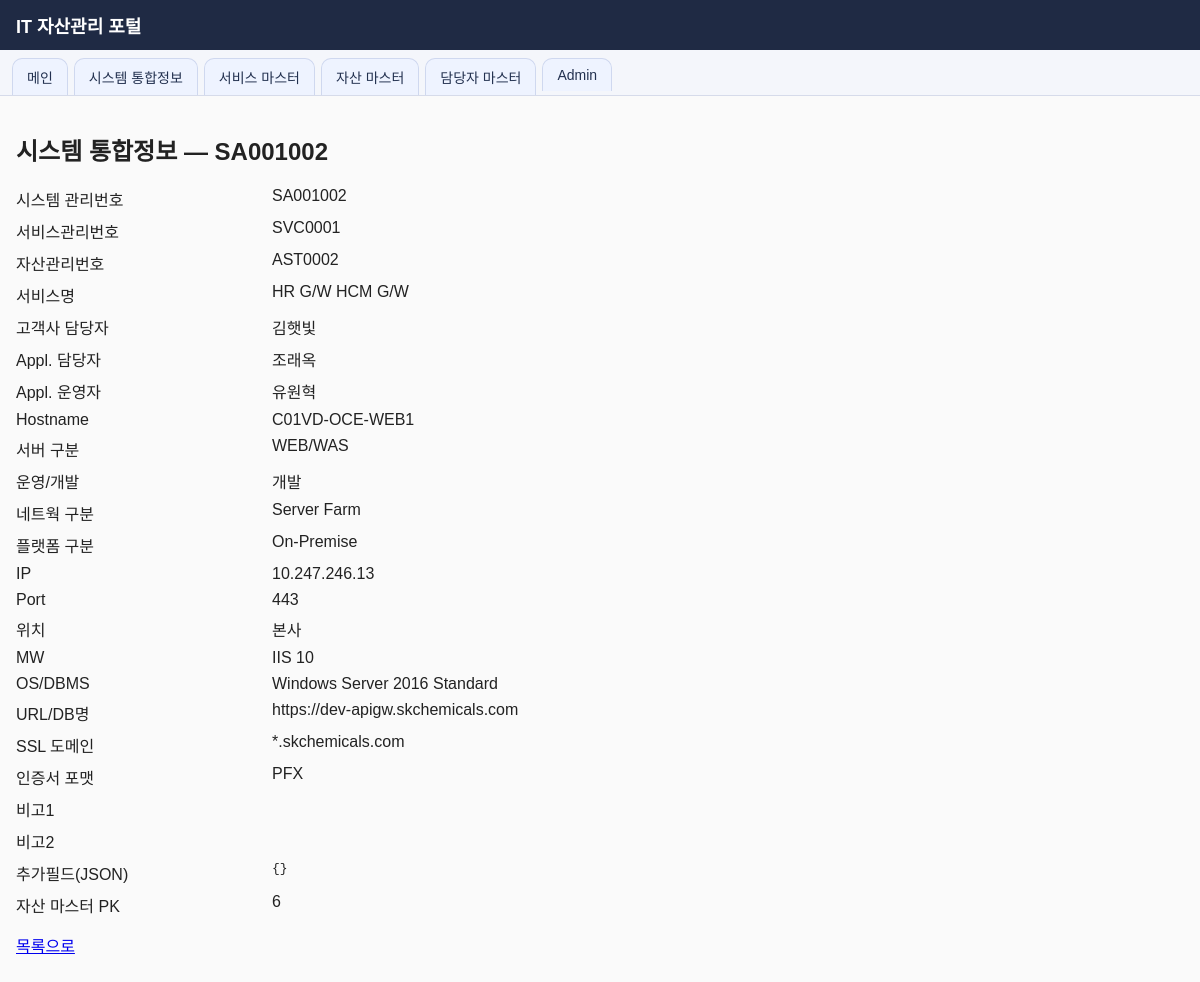
The page /assets/SA001002/ (signed in) on the database its author committed.
### assets/models.py (models this page shows, shortened)
class InfraAsset(models.Model):
    system_mgmt_no = models.CharField(
        "시스템 관리번호",
        max_length=16,
        primary_key=True,
        editable=False,
    )
    service_mgmt_no = models.CharField("서비스관리번호", max_length=20, db_index=True)
    asset_mgmt_no = models.CharField("자산관리번호", max_length=20, db_index=True)
    service_name = models.CharField("서비스명", max_length=200)
    customer_owner_name = models.CharField("고객사 담당자", max_length=100, blank=True)
    appl_owner_name = models.CharField("Appl. 담당자", max_length=100, blank=True)
    partner_operator_name = models.CharField("Appl. 운영자", max_length=100, blank=True)
    hostname = models.CharField("Hostname", max_length=200, blank=True)
    server_type = models.CharField("서버 구분", max_length=100, blank=True)
    operation_dev = models.CharField("운영/개발", max_length=50, blank=True)
    network_zone = models.CharField("네트웍 구분", max_length=100, blank=True)
    platform_type = models.CharField("플랫폼 구분", max_length=100, blank=True)
    ip = models.GenericIPAddressField("IP", null=True, blank=True)
    port = models.CharField("Port", max_length=20, blank=True)
    location = models.CharField("위치", max_length=100, blank=True)
    mw = models.CharField("MW", max_length=100, blank=True)
    os_dbms = models.CharField("OS/DBMS", max_length=200, blank=True)
    url_or_db_name = models.CharField("URL/DB명", max_length=300, blank=True)
    ssl_domain = models.CharField("SSL 도메인", max_length=200, blank=True)
    cert_format = models.CharField("인증서 포맷", max_length=100, blank=True)
    remark1 = models.TextField("비고1", blank=True)
    remark2 = models.TextField("비고2", blank=True)
    extra = models.JSONField("추가필드", default=dict, blank=True)
    component = models.ForeignKey(
        "masters.Component",
        null=True,
        blank=True,
        on_delete=models.SET_NULL,
        related_name="infra_assets",
        verbose_name="자산 마스터",
    )
    class Meta:
        ordering = ["service_mgmt_no", "asset_mgmt_no"]
        verbose_name = "시스템 통합정보"
        verbose_name_plural = "시스템 통합정보"

### web/views.py (the view)
# urls.py: path("assets/<str:pk>/", views.asset_detail, name="asset_detail"),
@login_required
@permission_required("assets.view_infraasset", raise_exception=True)
def asset_detail(request, pk):
    obj = get_object_or_404(InfraAsset, pk=pk)
    return render(request, "web/asset_detail.html", {"asset": obj})

### web/templates/web/asset_detail.html (shortened to what this page needs)
{% extends "web/base.html" %}
{% block content %}
    <h2>시스템 통합정보 — {{ asset.system_mgmt_no }}</h2>
    <dl class="detail-dl" style="display:grid; grid-template-columns: 200px 1fr; gap:8px 16px; max-width:900px;">
        <dt>시스템 관리번호</dt><dd>{{ asset.system_mgmt_no }}</dd>
        <dt>서비스관리번호</dt><dd>{{ asset.service_mgmt_no }}</dd>
        <dt>자산관리번호</dt><dd>{{ asset.asset_mgmt_no }}</dd>
        <dt>서비스명</dt><dd>{{ asset.service_name }}</dd>
        <dt>고객사 담당자</dt><dd>{{ asset.customer_owner_name }}</dd>
        <dt>Appl. 담당자</dt><dd>{{ asset.appl_owner_name }}</dd>
        <dt>Appl. 운영자</dt><dd>{{ asset.partner_operator_name }}</dd>
        <dt>Hostname</dt><dd>{{ asset.hostname }}</dd>
        <dt>서버 구분</dt><dd>{{ asset.server_type }}</dd>
        <dt>운영/개발</dt><dd>{{ asset.operation_dev }}</dd>
        <dt>네트웍 구분</dt><dd>{{ asset.network_zone }}</dd>
        <dt>플랫폼 구분</dt><dd>{{ asset.platform_type }}</dd>
        <dt>IP</dt><dd>{{ asset.ip|default:"" }}</dd>
        <dt>Port</dt><dd>{{ asset.port }}</dd>
        <dt>위치</dt><dd>{{ asset.location }}</dd>
        <dt>MW</dt><dd>{{ asset.mw }}</dd>
        <dt>OS/DBMS</dt><dd>{{ asset.os_dbms }}</dd>
        <dt>URL/DB명</dt><dd>{{ asset.url_or_db_name }}</dd>
        <dt>SSL 도메인</dt><dd>{{ asset.ssl_domain }}</dd>
        <dt>인증서 포맷</dt><dd>{{ asset.cert_format }}</dd>
        <dt>비고1</dt><dd>{{ asset.remark1 }}</dd>
        <dt>비고2</dt><dd>{{ asset.remark2 }}</dd>
        <dt>추가필드(JSON)</dt><dd><pre style="white-space:pre-wrap;margin:0;">{{ asset.extra }}</pre></dd>
        {% if asset.component_id %}
        <dt>자산 마스터 PK</dt><dd>{{ asset.component_id }}</dd>
        {% endif %}
    </dl>
    <p style="margin-top:16px;"><a href="{% url 'web:asset_list' %}">목록으로</a></p>
{% endblock %}

### web/templates/web/base.html (style rules this page uses)
body { font-family: Arial, sans-serif; margin: 0; background: #fafafa; color: #222; }

### rows shown on the page
InfraAsset: system_mgmt_no "SA001002", service_mgmt_no "SVC0001", asset_mgmt_no "AST0002", service_name "HR G/W HCM G/W", customer_owner_name "김햇빛", appl_owner_name "조래옥", partner_operator_name "유원혁", hostname "C01VD-OCE-WEB1", server_type "WEB/WAS", operation_dev "개발", network_zone "Server Farm", platform_type "On-Premise", ip "10.247.246.13", port "443", location "본사", mw "IIS 10", os_dbms "Windows Server 2016 Standard", url_or_db_name "https://dev-apigw.skchemicals.com", ssl_domain "*.skchemicals.com", cert_format "PFX", extra "{}", component_id "6"
